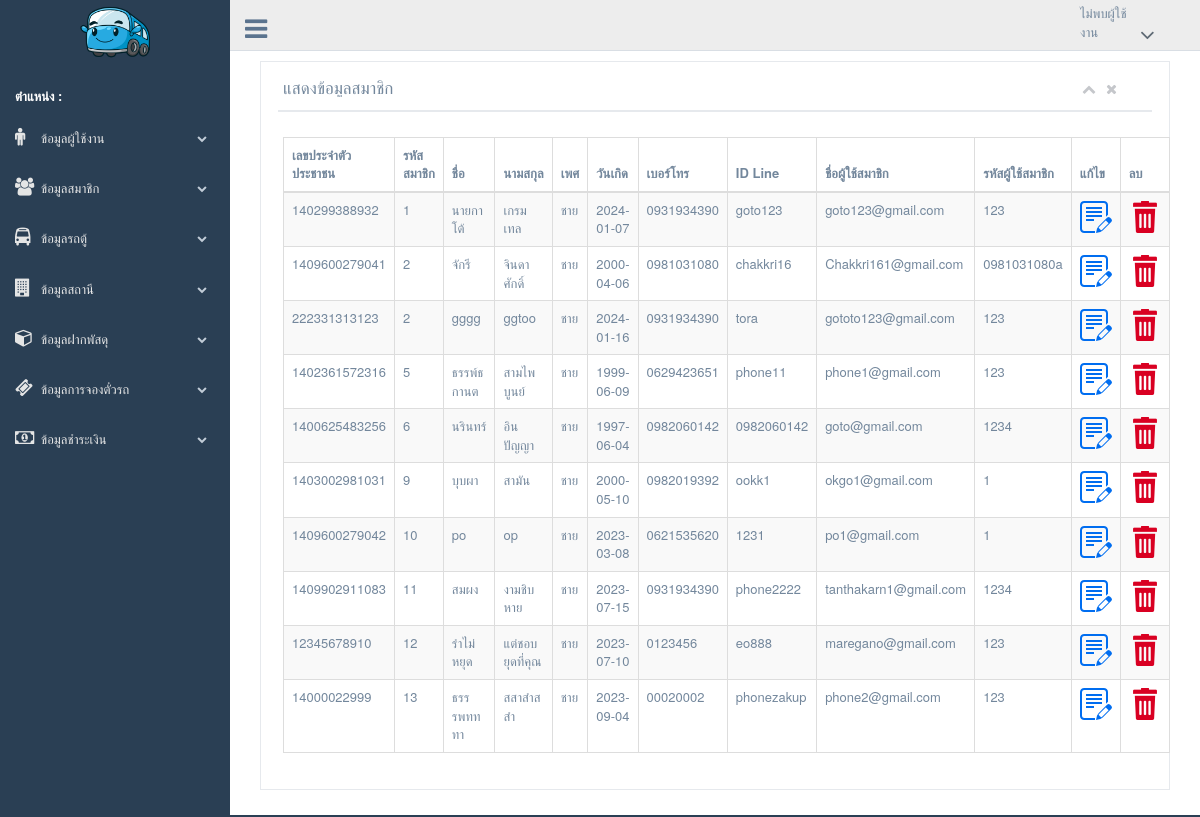
The page /backend/admin/show_user.php on the database its author committed.
### tables this page shows
CREATE TABLE `tb_user` (
  `user_id` int(11) NOT NULL,
  `user_email` varchar(100) NOT NULL,
  `user_pass` varchar(50) NOT NULL,
  `user_fname` varchar(100) NOT NULL,
  `user_surname` varchar(100) NOT NULL,
  `user_line` varchar(50) NOT NULL,
  `user_tel` varchar(10) NOT NULL,
  `user_birthday` date NOT NULL,
  `user_sex` varchar(10) NOT NULL,
  `user_idcard` varchar(13) NOT NULL
);

### class_conn.php (called while the page is built, shortened)
<?php
class class_conn{
public $db_server = "localhost";
public $db_username = "root";
public $db_password = "0852009988";
public $db_database = "db_vantickets2";
public function select_base($sql){
$db_server = $this->db_server;
$db_username = $this->db_username;
$db_password = $this->db_password;
$db_database = $this->db_database;
$con = mysqli_connect($db_server,$db_username,$db_password,$db_database);
mysqli_set_charset($con,"utf8");
$result = mysqli_query($con,$sql);
return $result;
}
}
?>

### backend/admin/show_user.php (the view, shortened to what this page needs)
<?php include('header.php'); ?>
<div class="right_col" role="main">
    <div class="col-md-12 col-sm-12 col-xs-12">
        <div class="x_panel">
            <div class="x_title">
                <h2>แสดงข้อมูลสมาชิก </h2>
                <ul class="nav navbar-right panel_toolbox">
                    <li><a class="collapse-link"><i class="fa fa-chevron-up"></i></a>
                    </li>
                    <li><a class="close-link"><i class="fa fa-close"></i></a>
                    </li>
                </ul>
                <div class="clearfix"></div>
            </div>
            <div class="x_content">
                <p class="text-muted font-13 m-b-30">
                <table id="datatable-buttons" class="table table-striped table-bordered">
                    <thead>
                        <tr>
                            <th>เลขประจำตัวประชาชน</th>
                            <th>รหัสสมาชิก</th>
                            <th>ชื่อ</th>
                            <th>นามสกุล</th>
                            <th>เพศ</th>
                            <th>วันเกิด</th>
                            <th>เบอร์โทร</th>
                            <th>ID Line</th>
                            <th>ชื่อผู้ใช้สมาชิก</th>
                            <th>รหัสผู้ใช้สมาชิก</th>
                            <th>แก้ไข</th>
                            <th>ลบ</th>
                        </tr>
                    </thead>
                    <tbody>
                        <?php
                        $sql = " select * from tb_user";
                        $result = $cls_conn->select_base($sql);
                        while ($row = mysqli_fetch_array($result)) {
                        ?>
                            <tr>
                                 <td>
                                    <?= $row['user_idcard']; ?>
                                </td>
                                <td>
                                    <?= $row['user_id']; ?>
                                </td>
                                <td>
                                    <?= $row['user_fname']; ?>
                                </td>
                                <td>
                                    <?= $row['user_surname']; ?>
                                </td>
                                <td>
                                    <?= $row['user_sex']; ?>
                                </td>
                                <td>
                                    <?= $row['user_birthday']; ?>
                                </td>
                                <td>
                                    <?= $row['user_tel']; ?>
                                </td>
                                <td>
                                    <?= $row['user_line']; ?>
                                </td>
                                <td>
                                    <?= $row['user_email']; ?>
                                </td>
                                <td>
                                    <?= $row['user_pass']; ?>
                                </td>
                                <td>
                                    <a href="update_user.php?id=<?= $row['user_id']; ?>" onclick="return confirm('คุณต้องการแก้ไขหรือไม่?')"><img src="../../frontend/image/edit.png" /></a>
                                </td>
                                <td>
                                    <a href="delete_user.php?id=<?= $row['user_id']; ?>" onclick="return confirm('คุณต้องการลบหรือไม่?')"><img src="../../frontend/image/delete.png" /></a>
                                </td>
                            </tr>
                        <?php
                        }
                        ?>
                    </tbody>
                </table>
            </div>
        </div>
    </div>
</div>
<?php include('footer.php'); ?>

### rows shown on the page
tb_user: user_idcard "140299388932", user "1", user_fname "นายกาโต้", user_surname "เกรมเทล", user_sex "ชาย", user_birthday "2024-01-07", user_tel "0931934390", user_line "goto123", user_email "goto123@gmail.com", user_pass "123"
tb_user: user_idcard "1409600279041", user "2", user_fname "จักรี", user_surname "จินดาศักดิ์", user_sex "ชาย", user_birthday "2000-04-06", user_tel "0981031080", user_line "chakkri16", user_email "Chakkri161@gmail.com", user_pass "0981031080a"
tb_user: user_idcard "222331313123", user "2", user_fname "gggg", user_surname "ggtoo", user_sex "ชาย", user_birthday "2024-01-16", user_tel "0931934390", user_line "tora", user_email "gototo123@gmail.com", user_pass "123"
tb_user: user_idcard "1402361572316", user "5", user_fname "ธรรพ์ธกานต", user_surname "สามไพบูนย์", user_sex "ชาย", user_birthday "1999-06-09", user_tel "0629423651", user_line "phone11", user_email "phone1@gmail.com", user_pass "123"
tb_user: user_idcard "1400625483256", user "6", user_fname "นรินทร์", user_surname "อินปัญญา", user_sex "ชาย", user_birthday "1997-06-04", user_tel "0982060142", user_line "0982060142", user_email "goto@gmail.com", user_pass "1234"
tb_user: user_idcard "1403002981031", user "9", user_fname "บุบผา", user_surname "สามัน", user_sex "ชาย", user_birthday "2000-05-10", user_tel "0982019392", user_line "ookk1", user_email "okgo1@gmail.com", user_pass "1"
tb_user: user_idcard "1409600279042", user "10", user_fname "po", user_surname "op", user_sex "ชาย", user_birthday "2023-03-08", user_tel "0621535620", user_line "1231", user_email "po1@gmail.com", user_pass "1"
tb_user: user_idcard "1409902911083", user "11", user_fname "สมผง", user_surname "งามชิบหาย", user_sex "ชาย", user_birthday "2023-07-15", user_tel "0931934390", user_line "phone2222", user_email "tanthakarn1@gmail.com", user_pass "1234"
tb_user: user_idcard "12345678910", user "12", user_fname "รำไม่หยุด", user_surname "แต่ชอบยุดที่คุณ", user_sex "ชาย", user_birthday "2023-07-10", user_tel "0123456", user_line "eo888", user_email "maregano@gmail.com", user_pass "123"
tb_user: user_idcard "14000022999", user "13", user_fname "ธรรรพทททา", user_surname "สสาสำสสำ", user_sex "ชาย", user_birthday "2023-09-04", user_tel "00020002", user_line "phonezakup", user_email "phone2@gmail.com", user_pass "123"
